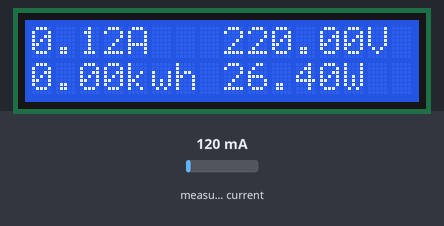
Recording of a sketch running on a simulated Arduino Uno, built with avr-gcc and run on an emulated ATmega328P. On the bench: 16×2 character LCD. The test bench sets the inputs (shaded band); at power-on: measured current 120 mA. Random numbers use the default seed unless the sketch sets one; what the sketch prints to the serial monitor is not drawn.

Above: at 1.2 s.
1.3 s: measured current set to 40 mA
At 3.5 s:
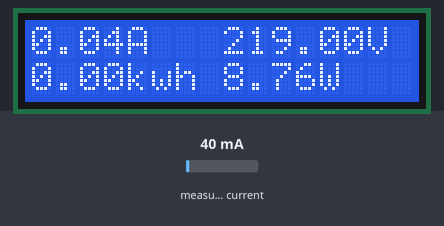
3.8 s: measured current set to 500 mA
At 5.1 s:
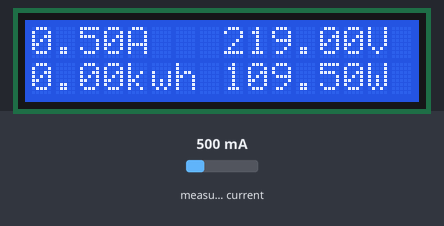
7.3 s: measured current set to 40 mA
At 11.4 s:
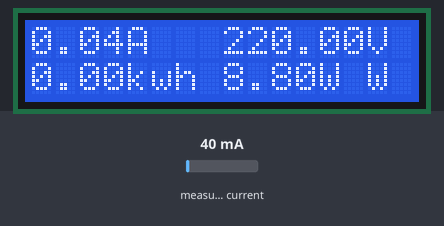
Timing chart, 0 to 12.9 s (numbered marks = the images above; inputs shaded):
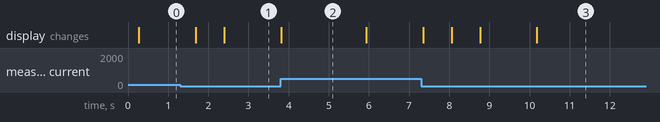

The sketch:

energy_meter_arduino.ino
```cpp
// (licence header left out)
#include <SoftwareSerial.h>
#include <Wire.h>
 #include <ArduinoJson.h>
SoftwareSerial nodemcu(0,1);

#include <EEPROM.h>
#include "EmonLib.h"             // Include Emon Library
EnergyMonitor emon1;             // Create an instance

     #include<LiquidCrystal.h>                   /* Load the liquid Crystal Library (by default already built-it with arduino solftware)*/
     const int rs = 12, en = 11, d4 = 2, d5 = 3, d6 = 4, d7 = 5;
     LiquidCrystal LCD(rs, en, d4, d5, d6, d7);

double sdata1  ; // voltage data
double sdata2  ; // current
double sdata3  ; //power
double sdata4  ; //  consumption
 String cdata; // complete data

double voltcal = 0;
double curcal = 121.27;
 float supplyVoltage ;
 float apparentPower ;
 float Irms ;
 double kilos = 0;

long int data;


void setup()
{
  Serial.begin(9600);

  nodemcu.begin(9600);


 //emon1.voltage(A2, 220, 1.7);  //  Voltage: input pin, calibration, phase_shift// uncomment this if you have a voltage senor
  emon1.current(A3, curcal);       // Current: input pin, calibration.
  LCD.begin(16,2);                                  /* Tell Arduino that our LCD has 16 columns and 2 rows*/
  LCD.clear();
}

void loop()
{
   emon1.calcVI(20,2000);   // Calculate all. No.of half wavelengths (crossings), time-out

   supplyVoltage   = random(219,221);             //extract Vrms into Variable

            LCD.setCursor( 8,0);
            LCD.print(supplyVoltage);                                        /* display power value in LCD in first row  */
            LCD.print("V ");

    sdata2 = supplyVoltage;


         Irms  = emon1.Irms;             //extract Irms into Variable
            LCD.setCursor(0,0);                                                               /* Set cursor to first colum 0 and second row 1  */
            LCD.print(Irms  );                                     /* display current value in LCD in first row  */
            LCD.print("A ");

      sdata3 = Irms;

 apparentPower   = supplyVoltage * Irms  ;    //extract Apparent Power into variable


                                                             /* Set cursor to first colum 0 and second row 1  */
            LCD.setCursor(8,1);
            LCD.print( apparentPower );
            LCD.print("W ");
      /* display current value in LCD in first row  */


             sdata1 =  apparentPower;


     kilos = kilos + (apparentPower * (2.05/60/60/1000));    //Calculate kilowatt hours used

              LCD.setCursor(0,1);
              LCD.print(kilos );  /* display total energy value in LCD in first row  */
            LCD.print("kwh");

     sdata4 =  kilos;
     // here sending the data trough serial arduino and reading with Nodemcu
  Serial.print (sdata1, 2); Serial.print ("A");
  Serial.print (sdata2, 2); Serial.print ("B");
  Serial.print (sdata3, 2); Serial.print ("C");
  Serial.print (sdata4, 2); Serial.print ("D");
  Serial.print ('\n');


   delay(500); // 500 milli seconds

 }
```

Measured:
- what the display in image 2 shows lasts 2.1 s, from 3.8 s to 5.9 s
